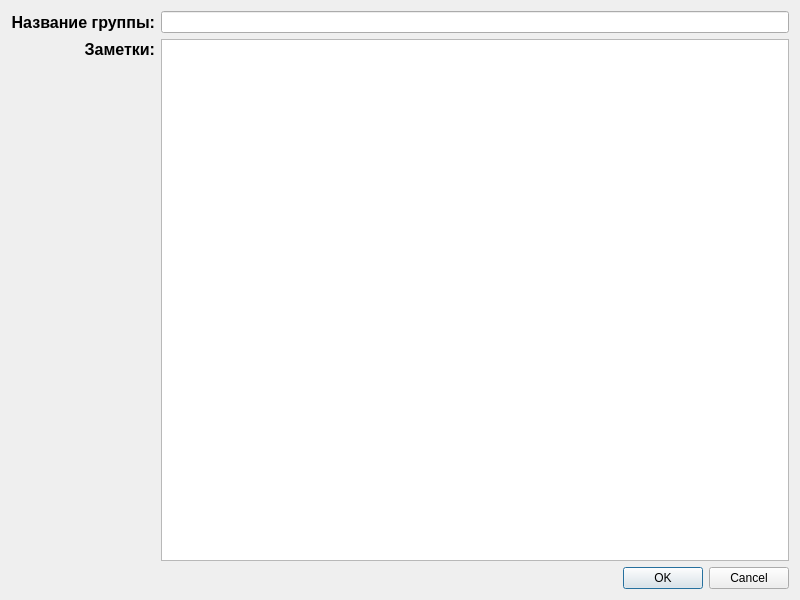
<?xml version="1.0" encoding="UTF-8"?>
<ui version="4.0">
 <class>EditExistGroupWidget</class>
 <widget class="QDialog" name="EditExistGroupWidget">
  <property name="geometry">
   <rect>
    <x>0</x>
    <y>0</y>
    <width>800</width>
    <height>600</height>
   </rect>
  </property>
  <property name="windowTitle">
   <string>Изменить группу</string>
  </property>
  <layout class="QGridLayout" name="gridLayout">
   <item row="0" column="0">
    <layout class="QVBoxLayout" name="verticalLayout_3">
     <item>
      <layout class="QHBoxLayout" name="horizontalLayout">
       <item>
        <layout class="QVBoxLayout" name="verticalLayout">
         <item>
          <widget class="QLabel" name="label">
           <property name="maximumSize">
            <size>
             <width>16777215</width>
             <height>23</height>
            </size>
           </property>
           <property name="text">
            <string>&lt;html&gt;&lt;head/&gt;&lt;body&gt;&lt;p&gt;&lt;span style=&quot; font-size:12pt; font-weight:700;&quot;&gt;Название группы:&lt;/span&gt;&lt;/p&gt;&lt;/body&gt;&lt;/html&gt;</string>
           </property>
           <property name="alignment">
            <set>Qt::AlignRight|Qt::AlignTrailing|Qt::AlignVCenter</set>
           </property>
          </widget>
         </item>
         <item>
          <widget class="QLabel" name="label_5">
           <property name="text">
            <string>&lt;html&gt;&lt;head/&gt;&lt;body&gt;&lt;p&gt;&lt;span style=&quot; font-size:12pt; font-weight:700;&quot;&gt;Заметки:&lt;/span&gt;&lt;/p&gt;&lt;/body&gt;&lt;/html&gt;</string>
           </property>
           <property name="alignment">
            <set>Qt::AlignRight|Qt::AlignTop|Qt::AlignTrailing</set>
           </property>
          </widget>
         </item>
        </layout>
       </item>
       <item>
        <layout class="QVBoxLayout" name="verticalLayout_2">
         <item>
          <widget class="QLineEdit" name="groupName">
           <property name="maximumSize">
            <size>
             <width>16777215</width>
             <height>23</height>
            </size>
           </property>
          </widget>
         </item>
         <item>
          <widget class="QTextEdit" name="otherNotesForGroup"/>
         </item>
         <item>
          <widget class="QDialogButtonBox" name="buttonBox">
           <property name="orientation">
            <enum>Qt::Horizontal</enum>
           </property>
           <property name="standardButtons">
            <set>QDialogButtonBox::Cancel|QDialogButtonBox::Ok</set>
           </property>
          </widget>
         </item>
        </layout>
       </item>
      </layout>
     </item>
    </layout>
   </item>
  </layout>
 </widget>
 <resources/>
 <connections>
  <connection>
   <sender>buttonBox</sender>
   <signal>rejected()</signal>
   <receiver>EditExistGroupWidget</receiver>
   <slot>reject()</slot>
   <hints>
    <hint type="sourcelabel">
     <x>316</x>
     <y>260</y>
    </hint>
    <hint type="destinationlabel">
     <x>286</x>
     <y>274</y>
    </hint>
   </hints>
  </connection>
  <connection>
   <sender>buttonBox</sender>
   <signal>accepted()</signal>
   <receiver>EditExistGroupWidget</receiver>
   <slot>accept()</slot>
   <hints>
    <hint type="sourcelabel">
     <x>248</x>
     <y>254</y>
    </hint>
    <hint type="destinationlabel">
     <x>157</x>
     <y>274</y>
    </hint>
   </hints>
  </connection>
 </connections>
</ui>
